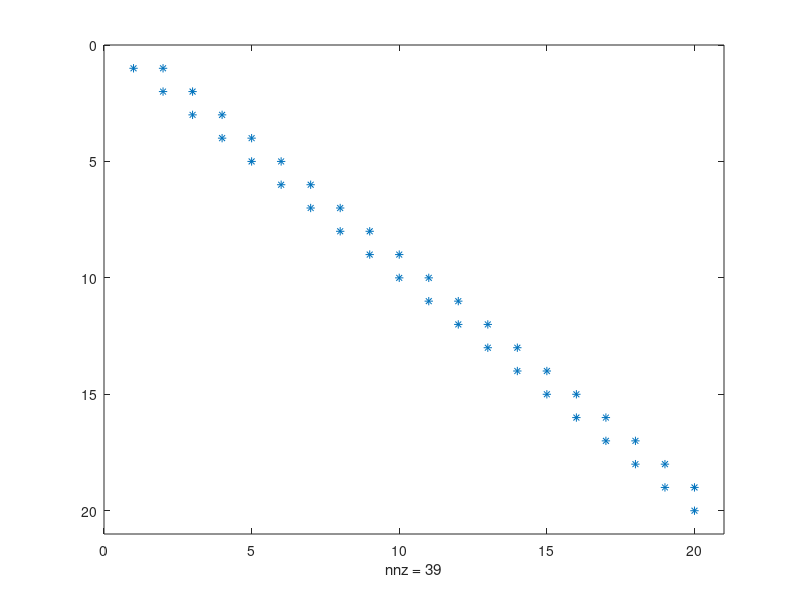

This figure's MATLAB source:
% Si considerino 30 sistemi lineari A xj = bj per j = 1, . . . , 30, dove la matrice
% A ∈ R20×20 `e invertibile e tale che (A)ij = 0, per i > j e per i < j − 1, mentre i
% vettori bj ∈ R20 rappresentano diversi termini noti. Qual è il numero di operazioni
% richiesto per la risoluzione di tali sistemi lineari per j = 1, . . . , 30 attraverso l’uso
% computazionalmente pi`u efficiente di un metodo diretto?

n = 20;
n_systems = 30;

A = rand(n, n);

for i = 1:n
    for j = 1:n
        if i > j || i < j - 1
            A(i, j) = 0;
        end
    end
end

spy(A);

% => La matrice ha solo la diagonale principale e una sopra la diagonale
% => Come la matrice U di una fattorizzazione LU del metodo di Thomas

flops = n_systems * (3 * (n - 1) + 1);
disp(flops);